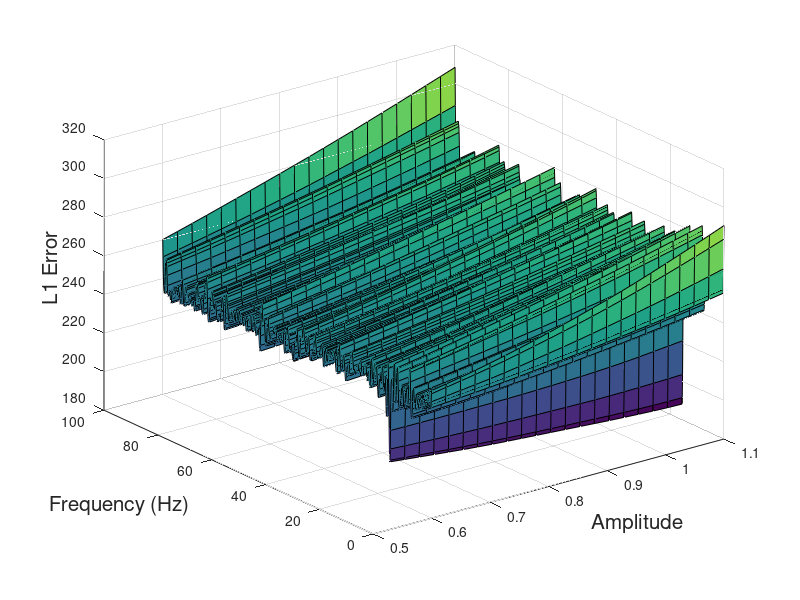
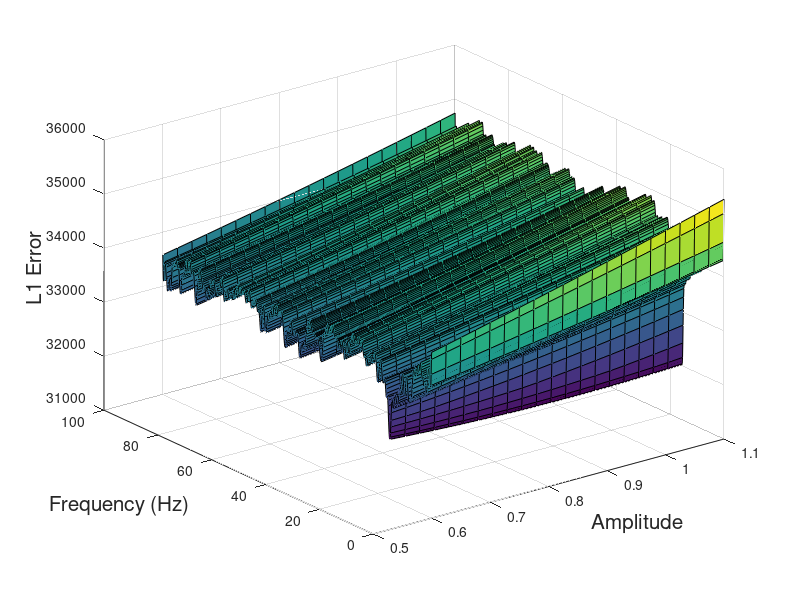

The MATLAB script that drew these images, in order:
%% Script to perform super-resolution of spikes from low frequency
addpath ./matlab2tikz-matlab2tikz-816f875/src
clear all;
close all;
%

%% Physical constants
responsivity = 0.7;
electron_charge = 1.6e-19;
%

%% Receiving power
% ary = linspace(0, 2.5, 11);
% ary = 1.7;
% received_photons = linspace(1, 41, 21);
received_photons = [40];
arraylength = length(received_photons);
% received_photons = 10.^ary;
%

%% Problem settings
SRF = 10;
%

%% FFT frame creation
repetition = 1;
frequency = 15.5;
bandwidth = 100;
sampling_rate = 2*bandwidth;
sampling_period = 1/sampling_rate;
initial_phase = 0;
number_of_points = 200;
number_of_points_SR = number_of_points * SRF;
observation_time = sampling_period * (number_of_points);
frequency_resolution = 1/observation_time;
%

%% Create input sample sinusoidal tone
index = linspace(0, number_of_points-1, number_of_points);
index_SR = linspace(0, number_of_points*SRF-1, number_of_points*SRF);
t = sampling_period * index;
f = frequency_resolution * index;
t_SR = sampling_period * index_SR;
f_SR = (frequency_resolution / SRF) * index_SR;
Ps = electron_charge * received_photons / (responsivity * observation_time);
% Ps_ref = Ps(1);
amplitude = 2*responsivity*sqrt(Ps);
amplitude = amplitude/amplitude(end);
% amplitude = ;
x = amplitude' * cos(2*pi*frequency*t + initial_phase);
x = repmat(x,repetition,1);
%

%% Additive Gaussian noise creation
noise_floor = 2 * electron_charge * responsivity;
vari = (sampling_rate / 2) * noise_floor;
% sigma = sqrt(vari);
sigma = sqrt(vari)/(2*responsivity*sqrt(Ps(end)));
noise = sigma * randn(repetition*arraylength,number_of_points);
SNR = 20*log10((amplitude/sqrt(2))/sigma);
delta_noise = sqrt(number_of_points + sqrt(2*number_of_points))*sigma; % good approximation of norm(z)

y = x + noise;
y_SR = zeros(repetition*arraylength,number_of_points_SR);
y_SR(:,1:length(y)) = y;

y_freq = abs(fft(y,[],2));
y_SR_freq = abs(fft(y_SR,[],2));
%

%% l1-min for super-res search
asize = 21;
a = linspace(0.6,1.1,asize);
solution = zeros(repetition,arraylength); 
solution_new = zeros(repetition,arraylength); 
% solution_nozp = zeros(repetition,arraylength);
RMSE_l1 = zeros(1,arraylength);
RMSE_l1_new = zeros(1,arraylength);
% RMSE_l1_nozp = zeros(1,arraylength);
% margin = 0.5*(length(f_SR)-length(y));

for k=1:arraylength
    for l=1:repetition
        l1norm = zeros(length(f_SR)/2,asize);
        error = zeros(length(f_SR)/2,asize);
        l1norm_new = zeros(length(f_SR)/2,asize);
        error_new = zeros(length(f_SR)/2,asize);
%         l1norm_nozp = zeros(length(f_SR)/2,asize);
%         error_nozp = zeros(length(f_SR)/2,asize);
%         error_th = zeros(length(f_SR)/2,asize);
%         errorvector = zeros(1, length(f_SR)/2);

        for i=1:length(f_SR)/2
            temp = a'*cos(2*pi*f_SR(i)*t+initial_phase);
%             temp = zeros(asize,length(f_SR));
            
            temp_new = zeros(asize,length(f_SR));
            temp_new(:,1:length(y)) = a'*cos(2*pi*f_SR(i)*t+initial_phase);
            
%             temp_nozp = a'*cos(2*pi*f_SR(i)*t+initial_phase);
           
%             temperror = [];
            for j=1:asize
                temp_lp = fft(temp_new(j,:));
%                 temp_lp_nozp = fft(temp_nozp(j,:));
                l1norm_new(i,j) = norm(temp_lp-y_SR_freq((l-1)*arraylength+k,:),1);
                error_new(i,j) = norm(temp_lp-y_SR_freq((l-1)*arraylength+k,:),1);
%                 l1norm_nozp(i,j) = norm(temp_lp_nozp-y_freq((l-1)*arraylength+k,:),1);
%                 error_nozp(i,j) = norm(temp_lp_nozp-y_freq((l-1)*arraylength+k,:),1);
                 
                l1norm(i,j) = norm(temp(j,:)-y((l-1)*arraylength+k,:),1);
                error(i,j) = norm(temp(j,:)-y((l-1)*arraylength+k,:),1);
%                 err = norm(temp(j,:)-y((l-1)*arraylength+k,:));
%                 if error(i,j) <= delta_noise
% %                     temperror = [temperror err];
%                     error_th(i,j) = error(i,j);
%                 else
%                     error_th(i,j) = inf;
%                 end
            end
%             if length(temperror) ~= 0
%                 errorvector(i) = min(temperror);
%             else
%                 errorvector(i) = inf;
%             end
        end
        figure(1);
        surf(a, f_SR(1:end/2), error);
        xlabel('Amplitude','FontSize',15);
        ylabel('Frequency (Hz)','FontSize',15);
        zlabel('L1 Error','FontSize',15);
%         matlab2tikz('./final_report/figure4b.tex');
        
        figure(2);
        surf(a, f_SR(1:end/2), error_new);
        xlabel('Amplitude','FontSize',15);
        ylabel('Frequency (Hz)','FontSize',15);
        zlabel('L1 Error','FontSize',15);
%         matlab2tikz('./final_report/figure4b.tex');

        [ymin,idxmin] = min(min(error,[],2));
%         [ymin,idxmin] = min(errorvector);
        solution(l,k) = f_SR(idxmin);
        [ymin,idxmin] = min(min(error_new,[],2));
        solution_new(l,k) = f_SR(idxmin);
    end
    RMSE_l1(k) = rms(solution(:,k) - frequency);
    RMSE_l1_new(k) = rms(solution_new(:,k) - frequency);
end



%

%%

% 
% %% Taking FFT
% fx = zeros(arraylength, repetition, number_of_points);
% for i=1:repetition
%     for j=1:arraylength
%         fx(j,i,:) = fft(y((i-1)*arraylength+j,:), number_of_points);
%     end
% end
% %
% 
% %% Take MUSIC
% result_music = zeros(arraylength, repetition);
% for i=1:repetition
%     for j=1:arraylength
%         [s, w] = pmusic(y((i-1)*arraylength+j,:),2,4096);
%         [pwr, idx] = max(s);
%         result_music(j,i) = w(idx)*100/pi;
%     end
% end
% 
% %% Summarize the result
% result_fx = 2*abs(fx(:,:,1:end/2)/(number_of_points)).^2;
% [maxpower, detection_result] = max(result_fx,[],3);
% detection_result = detection_result - 1;
% 
% RMSE_fft = rms(detection_result' - frequency,1);
% RMSE_music = rms(result_music' - frequency,1);
% 
% single_spectrum = result_fx(:,1,:);
% averaged_spectrum = mean(result_fx(:,:,:),2);
% 
% sgl = zeros(1,bandwidth);
% avge = zeros(1,bandwidth);
% 
% for i=1:bandwidth
%     sgl(i) = single_spectrum(1,1,i);
%     avge(i) = averaged_spectrum(1,1,i);
% end
% %
% 
% %% Plot the result
% % 
% % figure(1);
% % plot(f(1:end/2),db(sgl,'power'));
% % set(gca,'yscale','log');
% % 
% % figure(2);
% % plot(f(1:end/2),db(avge,'power'));
% % set(gca,'yscale','log');
% % 
% % figure(3);
% % % scatter( ones(1,length(detection_result)) ,detection_result);
% % histogram(detection_result, 'BinWidth', 1, 'BinLimits', [-0.5, 99.5]);
% % 
% % figure(4);
% % % scatter( ones(1,length(detection_result)) ,detection_result);
% % histogram(result_music, 'BinWidth', 1, 'BinLimits', [-0.5, 99.5]);
% 
% % 
% figure(1);
% plot(received_photons(end-10:end), RMSE_fft(end-10:end),'LineWidth',2);
% hold on;
% plot(received_photons(end-10:end), RMSE_music(end-10:end),'LineWidth',2);
% hold on;
% plot(received_photons(end-10:end), RMSE_l1(end-10:end),'LineWidth',2);
% title('Detection Error for DFT/MUSIC/L1 (Low SNR)','FontSize',18,'FontWeight','normal');
% xlabel('SNR','FontSize',15);
% ylabel('Error (Hz)','FontSize',15);
% legend('DFT','MUSIC','L1');
% grid on;
% set(gca,'xlim',[0 41])
% set(gca,'xtick',[0:10:40])
% set(gca,'ylim',[0 50])
% set(gca,'ytick',[0:10:50])
% % matlab2tikz('./final_report/figure2a.tex');
% %
